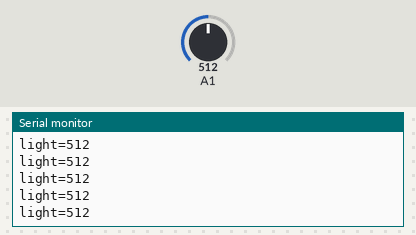
Recording of a sketch running on a simulated Arduino Uno, built with avr-gcc and run on an emulated ATmega328P. Parts: the last lines printed to the serial monitor. The inputs (shaded band) are chosen by the test bench; at power-on: A1 = 512.

Above: at 1.2 s.
1.3 s: A1 set to 716
At 1.31 s:
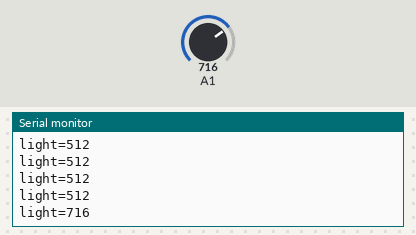
2.8 s: A1 set to 900
At 2.81 s:
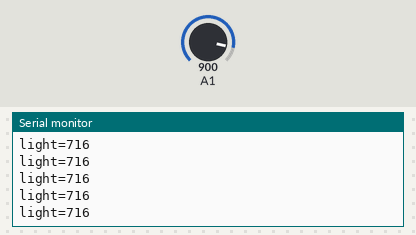
Timing chart, 0 to 5.8 s (numbered marks = the images above; inputs shaded):
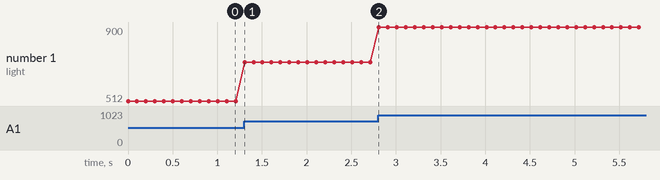

Measured:
- after the input at 1.3 s, the serial monitor: prints a new line at once (image 1)
- plotted number 1: 512 → 716 after the input at 1.3 s, 716 → 900 after the input at 2.8 s

The sketch:

ldr.ino
```cpp
// Photoresistor divider on A1
void setup() {
  Serial.begin(115200);
}

void loop() {
  Serial.print("light=");
  Serial.println(analogRead(A1));
  delay(100);
}
```
